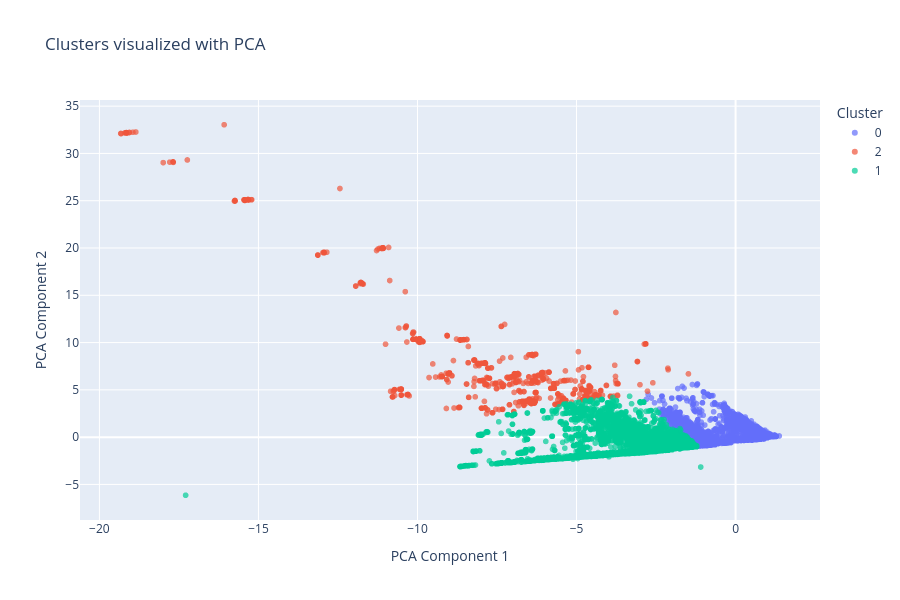

The code cell stored with this chart in its notebook:
### Code cell
import plotly.express as px

fig = px.scatter(
    x=X_pca[:, 0],
    y=X_pca[:, 1],
    color=cluster_labels.astype(str),
    labels={"x": "PCA Component 1", "y": "PCA Component 2", "color": "Cluster"},
    title="Clusters visualized with PCA",
    opacity=0.7,
    color_discrete_sequence=px.colors.qualitative.Plotly
)
fig.update_traces(marker=dict(size=6))
fig.update_layout(width=900, height=600)
fig.show()

### Figure 1 — Plotly figure (JSON) as saved in the notebook; plotly's stock layout.template omitted (floating-point values rounded to 4 significant figures; data arrays with more than 128 entries replaced by an {"elided": "..."} marker saying what was removed)
{"data": [{"hovertemplate": "Cluster=0<br>PCA Component 1=%{x}<br>PCA Component 2=%{y}<extra></extra>", "legendgroup": "0", "marker": {"color": "#636EFA", "opacity": 0.7, "size": 6, "symbol": "circle"}, "mode": "markers", "name": "0", "showlegend": true, "type": "scattergl", "x": {"elided": "91932 float values"}, "xaxis": "x", "y": {"elided": "91932 float values"}, "yaxis": "y"}, {"hovertemplate": "Cluster=2<br>PCA Component 1=%{x}<br>PCA Component 2=%{y}<extra></extra>", "legendgroup": "2", "marker": {"color": "#EF553B", "opacity": 0.7, "size": 6, "symbol": "circle"}, "mode": "markers", "name": "2", "showlegend": true, "type": "scattergl", "x": {"elided": "1295 float values"}, "xaxis": "x", "y": {"elided": "1295 float values"}, "yaxis": "y"}, {"hovertemplate": "Cluster=1<br>PCA Component 1=%{x}<br>PCA Component 2=%{y}<extra></extra>", "legendgroup": "1", "marker": {"color": "#00CC96", "opacity": 0.7, "size": 6, "symbol": "circle"}, "mode": "markers", "name": "1", "showlegend": true, "type": "scattergl", "x": {"elided": "17852 float values"}, "xaxis": "x", "y": {"elided": "17852 float values"}, "yaxis": "y"}], "layout": {"height": 600, "legend": {"title": {"text": "Cluster"}, "tracegroupgap": 0}, "title": {"text": "Clusters visualized with PCA"}, "width": 900, "xaxis": {"anchor": "y", "domain": [0, 1], "title": {"text": "PCA Component 1"}}, "yaxis": {"anchor": "x", "domain": [0, 1], "title": {"text": "PCA Component 2"}}}}
